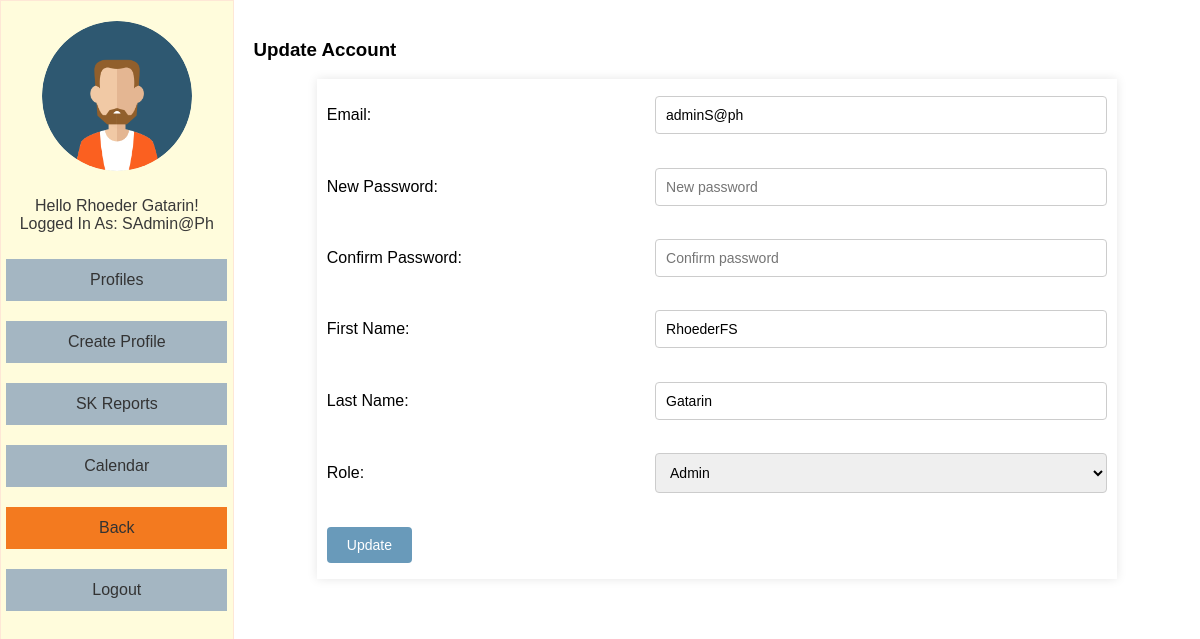
Page /update_acc.php?id=20 (signed in) on the committed database.
### tables this page shows
CREATE TABLE `account` (
  `id` int(250) NOT NULL,
  `email` varchar(50) NOT NULL,
  `password` varchar(255) NOT NULL,
  `FirstName` varchar(50) NOT NULL,
  `LastName` varchar(50) NOT NULL,
  `role` enum('superadmin','admin','user') NOT NULL DEFAULT 'user',
  `code` varchar(50) DEFAULT NULL
);

### update_acc.php (the view, shortened to what this page needs)
<?php
include("conne.php");
if (isset($_GET['id'])) {
    $id = $_GET['id'];
    $query = "SELECT * FROM account WHERE id = '$id'";
    $result = mysqli_query($conn, $query);
    if ($result && mysqli_num_rows($result) > 0) {
        $account = mysqli_fetch_assoc($result);
    } else {
        echo "Account not found.";
        exit();
    }
} else {
    echo "ID parameter not specified.";
    exit();
}
?>
<!DOCTYPE html>
<html>
<head>
    <link rel="stylesheet" type="text/css" href="src/css.css">
</head>
<body>
    <div class="sidebar">
        <img src="src/avatar.png" alt="Avatar">
        <p><?php echo "Hello " . $_SESSION['fname'] . " " . $_SESSION['lname'] . "!<br>"; ?>
           Logged in as: <?php echo $_SESSION['email']; ?></p>
        <a href="viewprofile.php">Profiles</a>
        <a href="crud.php">Create Profile</a>
        <a href="records.php">SK Reports</a>
        <a href="calendar.php">Calendar</a>
        <a href="homepage.php">Back</a>
        <a href="logout.php">Logout</a>
    </div>
    <div class="content">
        <h3>Update Account</h3>
        <form method="POST" action="update_acc.php?id=<?= $id; ?>">
            <table>
                <tr>
                    <td>Email:</td>
                    <td><input type="email" name="email" value="<?= $account['email']; ?>" required></td>
                </tr>
                <tr>
                    <td>New Password:</td>
                    <td><input type="password" name="password" placeholder="New password"></td>
                </tr>
                <tr>
                    <td>Confirm Password:</td>
                    <td><input type="password" name="cpassword" placeholder="Confirm password"></td>
                </tr>
                <tr>
                    <td>First Name:</td>
                    <td><input type="text" name="fname" value="<?= $account['FirstName']; ?>" required></td>
                </tr>
                <tr>
                    <td>Last Name:</td>
                    <td><input type="text" name="lname" value="<?= $account['LastName']; ?>" required></td>
                </tr>
                <tr>
                    <td>Role:</td>
                    <td>
                        <select name="role">
                            <option value="admin" <?php if ($account['role'] == 'admin') echo 'selected'; ?>>Admin</option>
                        </select>
                    </td>
                </tr>
                <tr>
                    <td><button type="submit" name="update">Update</button></td>
                </tr>
            </table>
        </form>
    </div>
</body>
</html>

### src/css.css (style rules this page uses)
body { font-family: "Helvetica", Arial, sans-serif; background-color: #f0f5f9; margin: 0; padding: 0; display: flex; height: 100vh; text-transform: capitalize; }
.sidebar { width: 20%; background-color: #fffcdc; padding-top: 20px; display: flex; flex-direction: column; align-items: center; border: 1px solid #fee7d6; }
.sidebar img { width: 150px; height: 150px; border-radius: 50%; margin-bottom: 10px; }
.sidebar p { color: #393939; text-align: center; }
.sidebar a { font-family: Arial, sans-serif; color: #333; text-decoration: none; margin: 10px 0; width: 80%; text-align: center; padding: 12px 18px; background-color: #a4b6c2; display: block; transition: background-color 0.3s ease; }
.sidebar a[href="homepage.php"] { background-color: #f37a1f; }
.content { width: 80%; padding: 20px; background-color: #fff; overflow-y: auto; text-transform: capitalize; }

### update_acc.php (style rules this page uses)
body { font-family: Arial, sans-serif; background-color: #f0f0f0; margin: 0; padding: 0; }
table { width: 100%; max-width: 800px; border-collapse: collapse; background-color: #fff; box-shadow: 0 0 10px rgba(0, 0, 0, 0.1); margin: auto; height: 500px; display: table; }
table td { padding: 10px; }
input[type="email"], input[type="password"], input[type="text"], select { width: 100%; padding: 10px; box-sizing: border-box; border: 1px solid #ccc; border-radius: 4px; font-size: 14px; }
button[type="submit"] { background-color: #699aba; color: white; padding: 10px 20px; border: none; border-radius: 4px; cursor: pointer; font-size: 14px; }

### rows in the picture
account: email "adminS@ph", fname "RhoederFS", lname "Gatarin"

### other values in the picture
$_SESSION['fname'] "Rhoeder"
$_SESSION['lname'] "Gatarin"
$_SESSION['email'] "SAdmin@ph"
